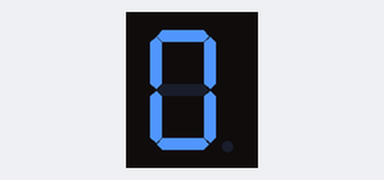
Recording of a sketch running on a simulated Arduino Uno, built with avr-gcc and run on an emulated ATmega328P. On the bench: 1-digit seven-segment display. Wiring (inferred from the names in the program): 1-digit 7-segment display, segments lit when HIGH: segments pin 13, pin 12, pin 11, pin 10, pin 9, pin 8, pin 7. The segment pins are drawn as the display they are named for.

Above: at 0.1 s.
At 5.1 s:
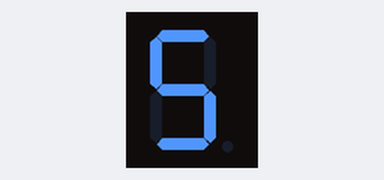
At 10.1 s:
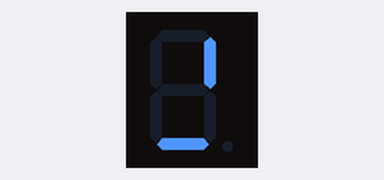
At 11.1 s:
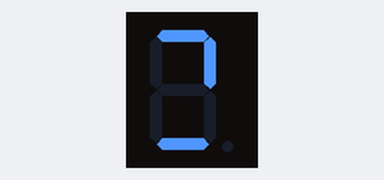
At 12.1 s:
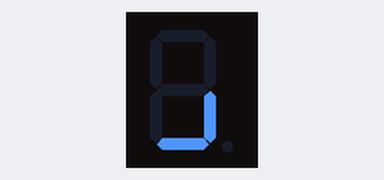
At 13.1 s:
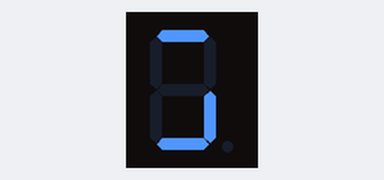

Measured:
- by itself, everything shown: repeats every 14.0 s, in 14 steps
- what the display in image 1 shows lasts 1.0 s, from 5.0 s to 6.0 s

The sketch:

7_Segments_Display.ino
```cpp
const int segmenti = 7;
const int character = 14;
int vett[segmenti] = {13, 12, 11, 10, 9, 8, 7};

// char lettere[character] = {'A', 'B', 'C', 'D', 'E', 'F', 'H', 'I', 'J', 'L', 'O', 'P', 'S', 'U'};

void setup() {
  for(int i=0 ; i<segmenti ; i++) {
     pinMode(vett[i], OUTPUT);
  }
}

void displayNumber(int numero) {

  byte light;

  switch (numero) {
    case 0: light = 0b0111111; break; // Starting from G then 0b
    case 1: light = 0b0000110; break;
    case 2: light = 0b1011011; break;
    case 3: light = 0b1001111; break;
    case 4: light = 0b1100110; break;
    case 5: light = 0b1101101; break;
    case 6: light = 0b1111101; break;
    case 7: light = 0b0000111; break;
    case 8: light = 0b1111111; break;
    case 9: light = 0b1101111; break;
  }

    for (int i = 0; i < 7; i ++) {
      digitalWrite(vett[i], bitRead(light, i));
    }

}

void displayChar(char carattere) {

  byte light;

  switch (carattere) {
    case 'A': light = 0b1110111; break; //Starting from G then 0b
    case 'B': light = 0b1111111; break;
    case 'C': light = 0b0111001; break;
    case 'D': light = 0b0111111; break;
    case 'E': light = 0b1111001; break;
    case 'F': light = 0b1110001; break;
    case 'H': light = 0b1110110; break;
    case 'I': light = 0b0000110; break;
    case 'J': light = 0b0011110; break;
    case 'L': light = 0b0111000; break;
    case 'O': light = 0b0111111; break;
    case 'P': light = 0b1110011; break;
    case 'S': light = 0b1101101; break;
    case 'U': light = 0b0111110; break;
  }

   for(int i=0 ; i<segmenti ; i++) {
     digitalWrite(vett[i], bitRead(light, i));
   }
}

void loop() {
    for (int i = 0; i < character; i++) {
      displayNumber(i);
      delay(1000);
    }
    /*
     for (int i = 0; i < character; i++) {
      displayChar(lettere[i]);
      delay(1000);
    }
    */
}
```
